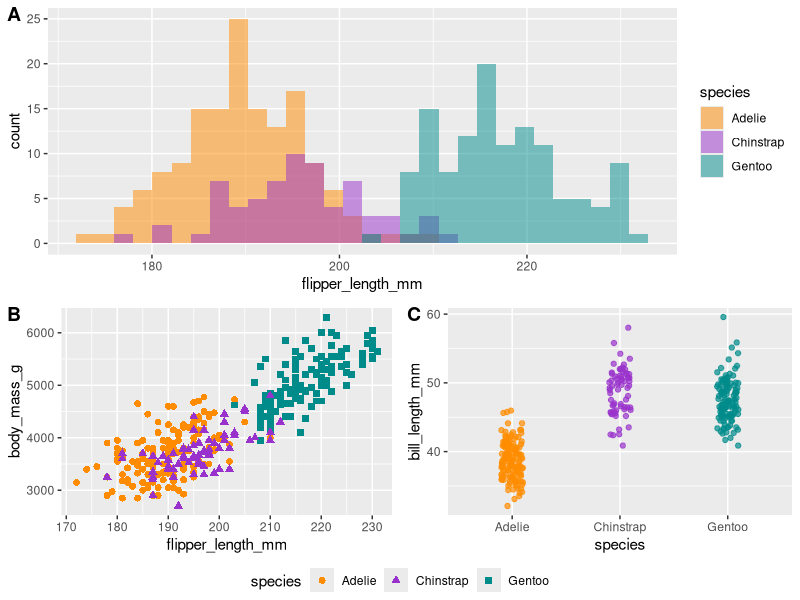

Here is the R script that generated this plot:
#!/usr/bin/env Rscript
library(ggplot2)
library(ggpubr)
library(palmerpenguins)

# Histogram example: flipper length by species
gg1 <- ggplot(data = penguins, aes(x = flipper_length_mm)) +
  geom_histogram(aes(fill = species), alpha = 0.5, position = "identity") +
  scale_fill_manual(values = c("darkorange", "darkorchid", "cyan4"))


gg2 <- # Scatterplot example 1: penguin flipper length versus body mass
  ggplot(data = penguins, aes(x = flipper_length_mm, y = body_mass_g)) +
  geom_point(aes(color = species, shape = species), size = 2) +
  scale_color_manual(values = c("darkorange", "darkorchid", "cyan4"))


# Jitter plot example: bill length by species
gg3 <- ggplot(data = penguins, aes(x = species, y = bill_length_mm)) +
  geom_jitter(
    aes(color = species),
    width = 0.1,
    alpha = 0.7,
    show.legend = FALSE
  ) +
  scale_color_manual(values = c("darkorange", "darkorchid", "cyan4"))



final_plot <- ggarrange(
  gg1,
  # First row with line plot
  # Second row with box and dot plots
  ggarrange(
    gg2,
    gg3,
    ncol = 2,
    common.legend = TRUE,
    labels = c("B", "C"),
    legend = "bottom"
  ),
  nrow = 2,
  labels = "A"       # Label of the line plot
)
ggsave(filename = "ggplot.png",plot = final_plot)
#ggexport(final_plot, filename = "my_r_script_plots.pdf")
